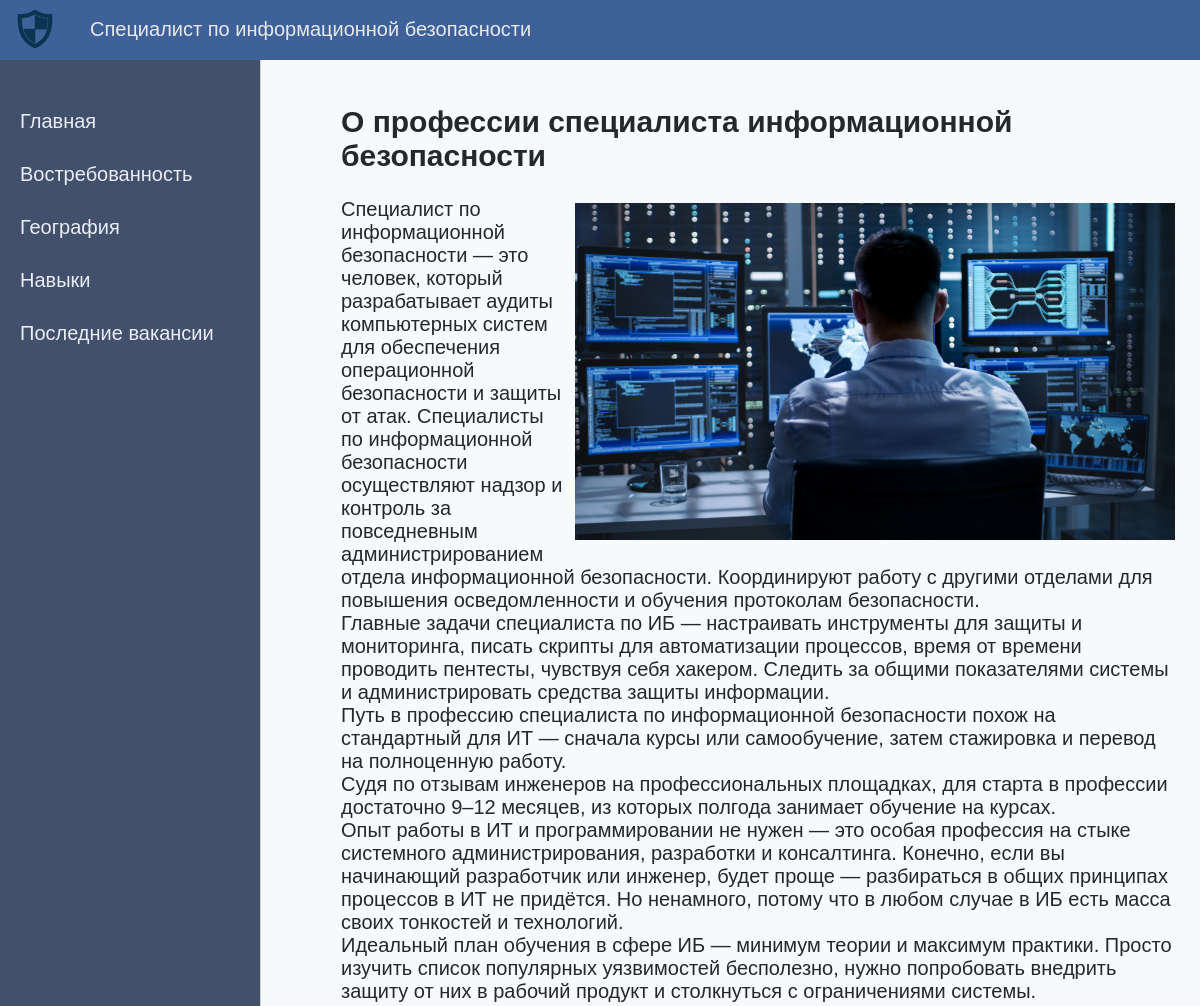
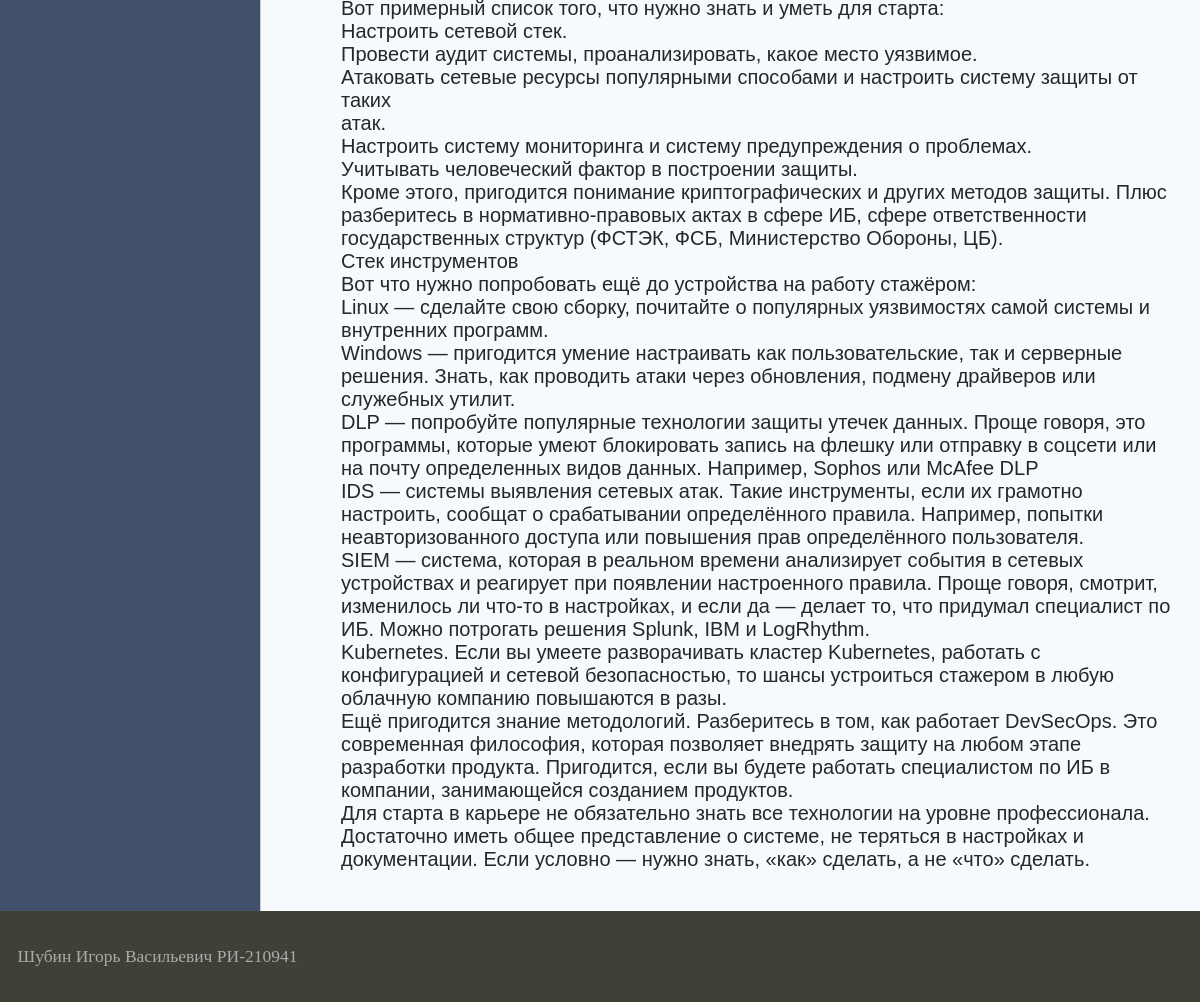
The page / on the database its author committed (2 pictures, top to bottom).
### analytics/models.py (models this page shows, shortened)
class Analytics(models.Model):
    title = models.CharField(max_length=255)
    content = models.TextField(blank=True)
    photo=models.ImageField(upload_to="photos/%Y/%m/%d")
    class Meta:
        verbose_name = 'Специалист по информационной безопасности'
        verbose_name_plural = 'Специалист по информационной безопасности'

### analytics/views.py (the view)
# urls.py: path('',index, name='home'),
def index(request):
    posts = Analytics.objects.all()
    context ={
        'posts':posts,
        'menu':menu,
        'title':'Главная страница'
    }
    return render(request,'analytics/index.html', context=context)

### analytics/templates/analytics/index.html (shortened to what this page needs)
{% extends 'analytics/base.html' %}
{% block content %}
<ul class="list-articles">
	{% for p in posts %}
			<li><h2>{{p.title}}</h2>
	{% autoescape on %}
				{% if p.photo %}
				<p><img class ="img-article-centre thumb" src="{{p.photo.url}}" align="right" vspace="5" hspace="5"> </p>
	{{p.content|linebreaks}}
	{% endif %}
	{% endautoescape %}
			</li>
	{% endfor %}
</ul>
{% endblock %}

### analytics/static/analytics/css/style.css (style rules this page uses)
html, body { font-family: 'Arial'; margin: 0; padding: 0; height: 100%; width: 100%; ?color: #444; }
img { align="left"; max-width: 600px; height: auto; }
ul.list-articles { list-style: none; margin: 0; padding: 0; }

### rows shown on the page
Analytics: title "О профессии специалиста информационной безопасности", photo (picture), content "Специалист по информационной безопасности — это человек, который разрабатывает аудиты компьютерных систем для обеспечения операционной безопасности и защиты от атак. Специалисты по информационной безопасности осуществляют надзор и контроль за повседневным администрированием отдела информационной безопасности. Координируют работу с другими отделами для повышения осведомленности и обучения протоколам безопасности. Главные задачи специалиста по ИБ — настраивать инструменты для защиты и мониторинга, писать скрипты для автоматизации процессов, время от времени проводить пентесты, чувствуя себя хакером. Следить за общими показателями системы и администрировать средства защиты информации. Путь в…"
